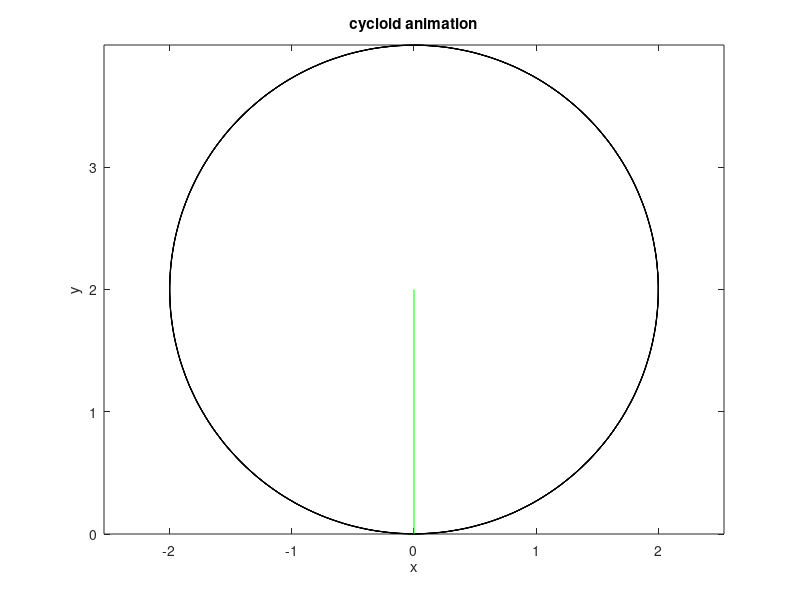

The MATLAB script that drew this image: (Note: this script raises an error after producing the figure.)
% Alex Boehmke
% pset02, due 08Feb
% animate a cycloid
clear all

r = 2;
v = 1; 
dtheta = 0.1; % select increment
theta = 0:dtheta:(10*pi); % or time
x = [ ];
y = [ ];
for t = 1:150
    % (a) circle
    circlex = r.*cos(theta) + r*theta(t);
    circley = r.*sin(theta) + r;
    % (b) cycloid
    x(t) = r*(theta(t) - sin(theta(t))); % circle centered at (r*theta,r)
    y(t) = r*(1 - cos(theta(t)));
    % (c) radius
    % the two points of the radius line are
    % center: (theta,1) and  edge:(x,y)
    radiusx = [(r * theta(t)),x(t)];
    radiusy = [r,y(t)];
   
    plot(x,y,'r-',circlex,circley,'k-',radiusx,radiusy,'g-')
    xlabel('x');
    ylabel('y');
    title('cycloid animation')
    %axis([-r,4*2*pi*r,-2,3*r]);
    axis equal
    ax = gca;
    ax.XAxisLocation = 'origin';
    ax.YAxisLocation = 'origin';
    hold on
    drawnow
    pause(0.1) % btwn each iteration of the loop, so btw each re-drawing of circle
    hold off % hold off at the end of each iteration to erase circle and radius
end
